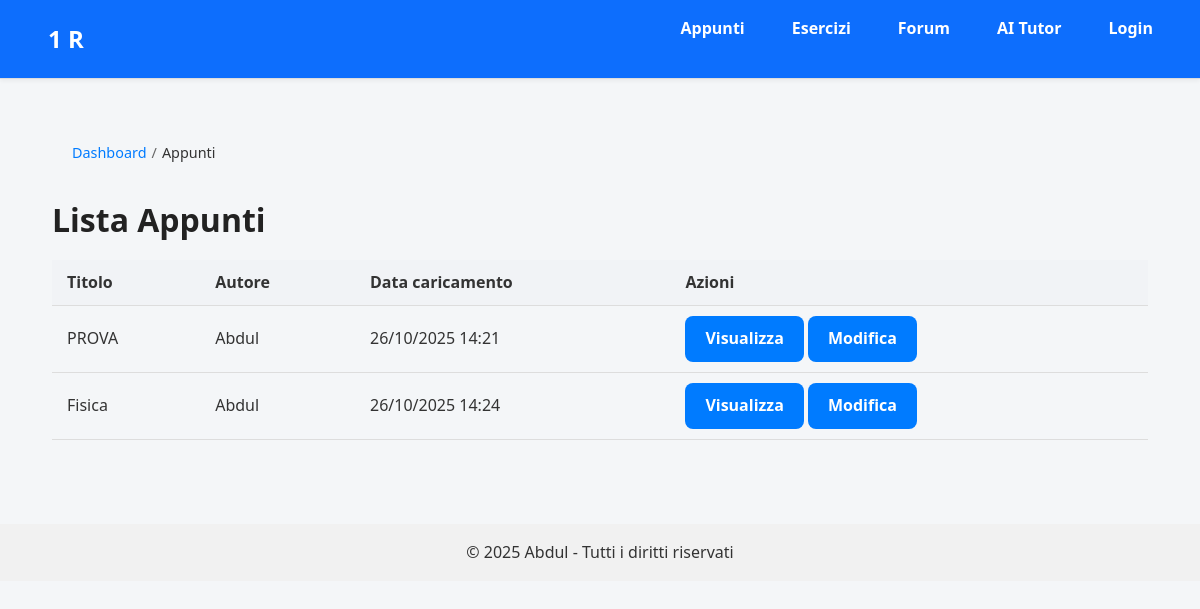
Before: /notes/ with the older database file.
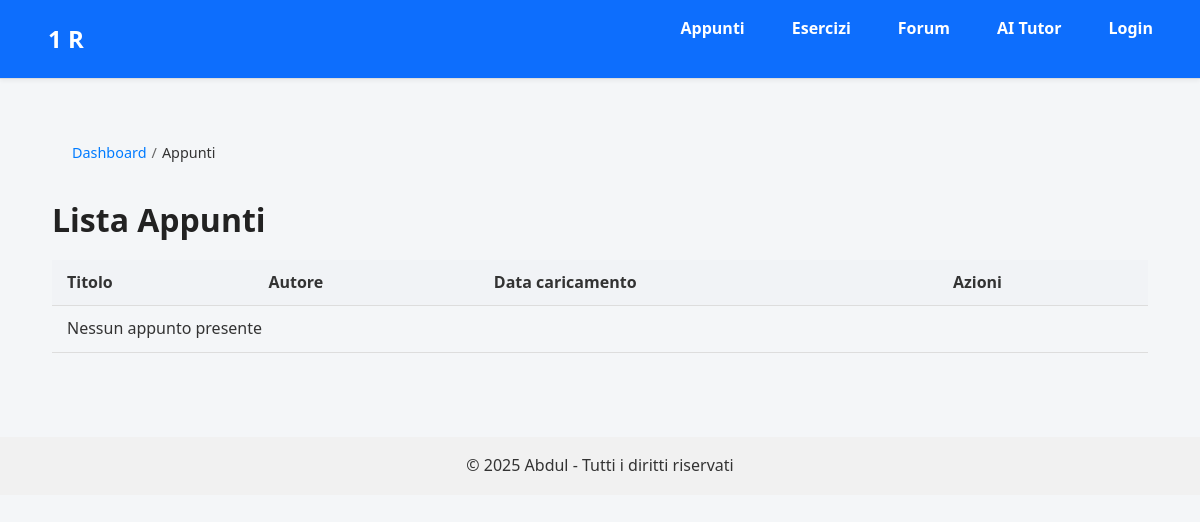
After: the same page with the newer database file.
### core/models.py (models this page shows, shortened)
class Note(models.Model):
    title = models.CharField(max_length=255)
    file = models.FileField(upload_to='notes/')
    uploaded_by = models.ForeignKey(User, on_delete=models.CASCADE)  # <-- assicurati che ci sia
    uploaded_at = models.DateTimeField(auto_now_add=True)

### core/views.py (the view)
# urls.py: path('notes/', views.note_list, name='note_list'),
def note_list(request):
    notes = Note.objects.all()
    return render(request, 'notes/list.html', {'notes': notes})

### core/templates/notes/list.html (shortened to what this page needs)
{% extends "base.html" %}
{% block content %}
<div class="container">
    <nav aria-label="breadcrumb">
        <ol class="breadcrumb">
            <li class="breadcrumb-item"><a href="{% url 'dashboard' %}">Dashboard</a></li>
            <li class="breadcrumb-item active" aria-current="page">Appunti</li>
        </ol>
    </nav>
    <div class="d-flex justify-content-between align-items-center mb-3">
        <h1>Lista Appunti</h1>
    </div>
    <table class="table table-striped">
        <thead>
            <tr>
                <th scope="col">Titolo</th>
                <th scope="col">Autore</th>
                <th scope="col">Data caricamento</th>
                <th scope="col">Azioni</th>
            </tr>
        </thead>
        <tbody>
            {% for note in notes %}
            <tr>
                <td>{{ note.title }}</td>
                <td>{{ note.uploaded_by.username }}</td>
                <td>{{ note.uploaded_at|date:"d/m/Y H:i" }}</td>
                <td>
                    <a href="{{ note.file.url }}" class="btn btn-primary btn-sm" target="_blank">Visualizza</a>
                    <a href="#" class="btn btn-warning btn-sm">Modifica</a>
                </td>
            </tr>
            {% empty %}
            <tr>
                <td colspan="4" class="text-center">Nessun appunto presente</td>
            </tr>
            {% endfor %}
        </tbody>
    </table>
</div>
{% endblock %}

### core/templates/base.html (shortened to what this page needs)
{% load static %}
<!DOCTYPE html>
<html lang="it">
<head>
    <link rel="stylesheet" href="{% static 'css/style.css' %}">
</head>
<body>
    <header>
        <nav class="navbar">
            <a class="nav-brand" href="{% url 'dashboard' %}">1 R</a>
            <ul class="nav-links">
                <li><a href="{% url 'note_list' %}">Appunti</a></li>
                <li><a href="{% url 'exercises_home' %}">Esercizi</a></li>
                <li><a href="{% url 'forum_list' %}">Forum</a></li>
                <li><a href="{% url 'ai_tutor' %}">AI Tutor</a></li>
                {% if user.is_authenticated %}
                <li><a href="{% url 'admin:logout' %}">Logout</a></li>
                {% else %}
                <li><a href="{% url 'admin:login' %}">Login</a></li>
                {% endif %}
            </ul>
        </nav>
    </header>
    <main>
        {% block content %}{% endblock %}
    </main>
    <footer>
        <p>&copy; 2025 Abdul - Tutti i diritti riservati</p>
    </footer>
</body>
</html>

### core/static/css/style.css (style rules this page uses)
* { margin: 0; padding: 0; box-sizing: border-box; }
body { font-family: "Segoe UI", Tahoma, Geneva, Verdana, sans-serif; font-size: 16px; line-height: 1.6; background-color: #f4f6f8; color: #333; }
a { color: #007bff; text-decoration: none; }
.container { max-width: 1200px; margin: 20px auto; padding: 0 20px; }
.navbar { display: flex; justify-content: space-between; align-items: center; background-color: #ffffff; border-bottom: 1px solid #ddd; padding: 10px 20px; box-shadow: 0 2px 4px rgba(0,0,0,0.05); }
.navbar a { margin-right: 15px; font-weight: bold; }
.breadcrumb { padding: 10px 0; list-style: none; display: flex; font-size: 0.9rem; }
.breadcrumb li + li:before { content: "/"; padding: 0 5px; color: #666; }
h1, h2, h3, h4, h5 { margin-bottom: 15px; color: #222; }
h1 { font-size: 2rem; }
table { width: 100%; border-collapse: collapse; margin-bottom: 20px; }
th, td { padding: 10px 15px; text-align: left; border-bottom: 1px solid #ddd; }
th { background-color: #f1f3f6; }
ul, ol { margin-left: 20px; margin-bottom: 15px; }
li { margin-bottom: 5px; }

### core/templates/base.html (style rules this page uses)
.navbar { display: flex; justify-content: space-between; align-items: center; padding: 1rem 2rem; background: #0d6efd; color: #fff; }
.navbar a { color: #fff; text-decoration: none; margin-left: 1rem; }
.nav-brand { font-weight: bold; font-size: 1.5rem; }
.nav-links { list-style: none; display: flex; gap: 1rem; }
.nav-links li { display: inline; }
footer { text-align: center; padding: 1rem; background: #f1f1f1; margin-top: 2rem; }
main { padding: 2rem; }

Changed rows visible on the page:
removed Note: title "PROVA", uploaded_by.username "Abdul", uploaded_at "26/10/2025 14:21"
removed Note: title "Fisica", uploaded_by.username "Abdul", uploaded_at "26/10/2025 14:24"
Other visible differences:
text now shown: "Nessun appunto presente"
